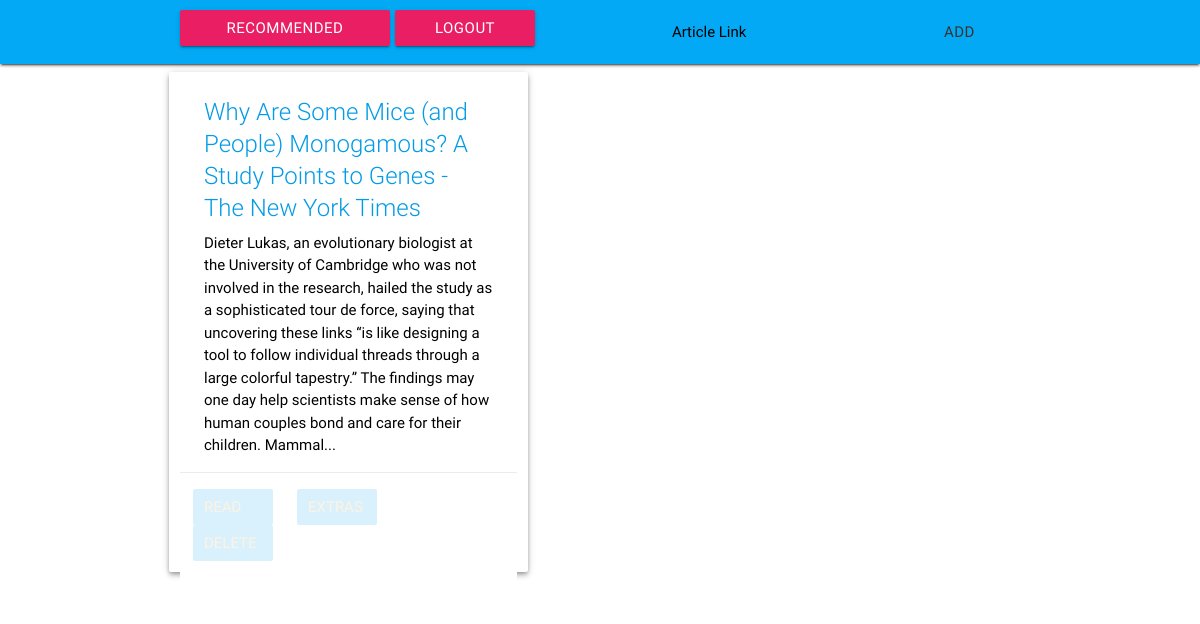
Screenshot of /home (signed in) with the database file from the repository.
### pocket_clone.py (models this page shows)
class Article(Model):
    title = CharField()
    head = TextField()
    user = ForeignKeyField(User, related_name='articles')
    link = TextField()
    html_clean = TextField()
    text = TextField()
    summary = TextField()
    Markov = TextField()
    date_created = DateTimeField(default=datetime.datetime.now)
    num_chars = TextField()
    num_words = TextField()
    f_dist = TextField()
    class Meta:
        database = db

### pocket_clone.py (the view)
@app.route("/home")
def home():
    user = User.get( id= session['user'] )
    return render_template("home.html", user=user,
                           articles=user.articles.order_by(-Article.date_created))

### pocket_clone.py (called while the page is built)
@app.before_request
def before_request():
    db.connect()
    db.create_tables([User, Article], safe=True)

@app.teardown_request
def teardown_request(exception):
    db.close()

### templates/home.html (shortened to what this page needs)
<!DOCTYPE html>
<html>
<head>
    <link rel="stylesheet" href="{{ url_for('static', filename='css/pocket_clone.css') }}">
</head>
<body>
    <nav class="navbar-fixed">
        <nav class="home-top-bar">
            <div class="container">
                <a href="/Recommended" class="recommended-nav">Recommended</a>
                <a href="/" class="logout-button"> Logout </a>
                <form action="/add_article/" method="post">
                    <div class="row">
                        <input class="button-for-links" type="submit" value="Add">
                        <div class="link-input">
                            <input id="link" type="text" name="link" class="validate">
                            <label for="link">Article Link</label>
                        </div>
                    </div>
                </form>
            </div>
        </nav>
    </nav>
    <div class="container">
        <div class="articles">
            {% for article in articles %}
              <div class="article-card ">
                  <div class="article-head">
                      <span class="card-title">{{article.title}}</span>
                      <p>{{article.head}}...<p>
                    </div>
                    <div class="card-action">
                        <div class="article-option-buttons">
                            <a class="article-option-button" href="/{{article.id}}">
                            </a>
                            <a class="article-option-button" href="/extras/{{article.id}}">
                            </a>
                            <a class="article-option-button" href="delete/{{article.id}}">
                            </a>
                        </div>
                    </div>
                </div>
                <div class="col s0 l1"></div>
            {% endfor %}
    </div>
</div>
</body>
</html>

### rows the page displays
Article: title "Why Are Some Mice (and People) Monogamous? A Study Points to Genes - The New York Times", head "Dieter Lukas, an evolutionary biologist at the University of Cambridge who was not involved in the research, hailed the study as a sophisticated tour de force, saying that uncovering these links “is like designing a tool to follow individual threads through a large colorful tapestry.” The findings may one day help scientists make sense of how human couples bond and care for their children. Mammal"
